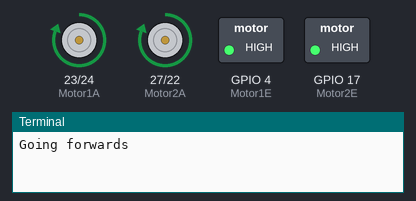
The program below on a simulated Raspberry Pi (BCM pin numbers). Parts: motor-driver pin pairs drawn as motors (green arrow = first pin HIGH = forward, orange = second pin HIGH = backward, longer = more drive), switched loads named in the program (green lamp = pin HIGH), the last lines printed to the terminal.

Above: at 5.0 s.
At 15.0 s:
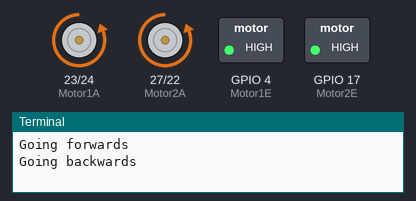
Timing chart, 0 to 23.0 s (numbered marks = the images above):
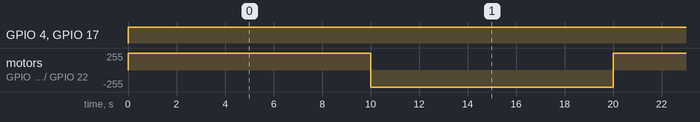

Measured:
- by itself, GPIO 4 (Motor1E), GPIO 17 (Motor2E): LOW → HIGH at 0.00 s
- by itself, motor on GPIO 23 (Motor1A) / GPIO 24 (Motor1B), motor on GPIO 27 (Motor2A) / GPIO 22 (Motor2B): alternates forward 255/255 for 10.0 s and backward 255/255 for 10.0 s

The program:

motorControl.py
```python
#!/usr/bin/python
import RPi.GPIO as GPIO
from time import sleep

GPIO.setmode(GPIO.BCM)

Motor1A = 23
Motor1B = 24
Motor1E = 4

Motor2A = 27
Motor2B = 22
Motor2E = 17

GPIO.setup(Motor1A, GPIO.OUT)
GPIO.setup(Motor1B, GPIO.OUT)
GPIO.setup(Motor1E, GPIO.OUT)

GPIO.setup(Motor2A, GPIO.OUT)
GPIO.setup(Motor2B, GPIO.OUT)
GPIO.setup(Motor2E, GPIO.OUT)

while True:
	print "Going forwards"
	GPIO.output(Motor1A, GPIO.HIGH)
	GPIO.output(Motor1B, GPIO.LOW)
	GPIO.output(Motor1E, GPIO.HIGH)

	GPIO.output(Motor2A, GPIO.HIGH)
	GPIO.output(Motor2B, GPIO.LOW)
	GPIO.output(Motor2E, GPIO.HIGH)

	sleep(10)

	print "Going backwards"
	GPIO.output(Motor1A, GPIO.LOW)
	GPIO.output(Motor1B, GPIO.HIGH)
	GPIO.output(Motor1E, GPIO.HIGH)

	GPIO.output(Motor2A, GPIO.LOW)
	GPIO.output(Motor2B, GPIO.HIGH)
	GPIO.output(Motor2E, GPIO.HIGH)

	sleep(10)
```
